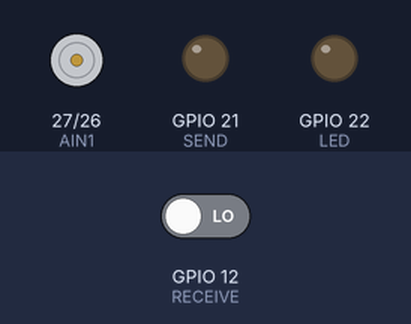
Bench run of a sketch on a simulated ESP32. On the bench: motor-driver pin pairs drawn as motors (green arrow = first pin HIGH = forward, orange = second pin HIGH = backward, longer = more drive, scaled by the enable pin), output pins drawn as LEDs (lit = HIGH). The test bench sets the inputs (shaded band); at power-on: GPIO 12 (RECEIVE) LOW. What the sketch prints to the serial monitor is not drawn.

Above: at 6.2 s.
6.3 s: GPIO 12 (RECEIVE) driven HIGH
At 6.8 s:
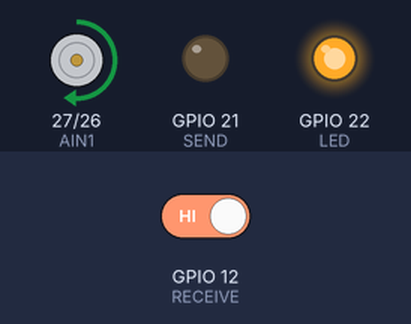
Timing chart, 0 to 9.3 s (numbered marks = the images above; inputs shaded):
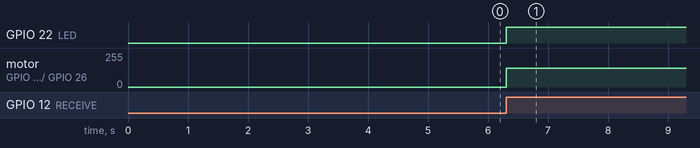

The sketch:

TB6612_pump_motor_AGGerlach.ino
```cpp
    /*
  TB6612_pump_motor_AGGerlach
  made on 14 sep 2022
  by Fritz Francisco @ HU, Berlin

  Tested with ESP32 WROOM32, TB6612, ESP32 Dev Modeule
*/


#include <analogWrite.h>

#define AIN1 27 // define pin id number
#define AIN2 26 // define pin id number
#define PWM1 14 // define pin id number
#define LED 22 // define pin id number
#define SEND 21 // define pin id number
#define RECEIVE 12 // define pin id number

int pmwvalue;
int ledOn;

void setup() {
  Serial.begin(115200);
  delay(10);
  while (!Serial) {
    ; // wait for serial port to connect. Needed for native USB
  }
  Serial.println("Setup");

  pinMode(PWM1,OUTPUT); // Set pin modes
  pinMode(AIN1,OUTPUT); // Set pin modes
  pinMode(AIN2,OUTPUT); // Set pin modes
  pinMode(LED,OUTPUT); // Set pin modes
  pinMode(SEND,OUTPUT); // Set pin modes
  pinMode(RECEIVE,INPUT); // Set pin modes

  digitalWrite(AIN1,HIGH); //Motor A Rotate Clockwise
  digitalWrite(AIN2,LOW);

  Serial.println("Starting in 10s ...");
  delay(5000); // 5s
}

void loop() {
// Switch logic, if switch is on RECEIVE pin receives load and ledOn is set to HIGH
ledOn=digitalRead(RECEIVE);
if (ledOn==HIGH){
  pmwvalue = 0.55 * 255; // percentage of power supplied to motor, max: 255
  digitalWrite(SEND,LOW);
  digitalWrite(LED,HIGH); // Turn on LED
}
else{
  pmwvalue=0;
  digitalWrite(LED,LOW); // Turn off LED
}
analogWrite(PWM1,pmwvalue);
}
```

Measured:
- after the input at 6.3 s, GPIO 22 (LED): LOW → HIGH at once; motor on GPIO 27 (AIN1) / GPIO 26 (AIN2): stopped → forward 140/255 at once
